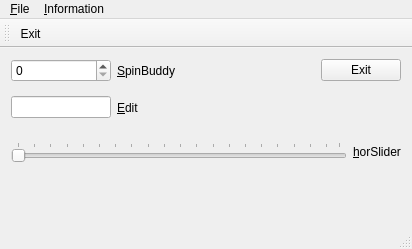
<?xml version="1.0" encoding="UTF-8"?>
<ui version="4.0">
 <class>MainWindow</class>
 <widget class="QMainWindow" name="MainWindow">
  <property name="geometry">
   <rect>
    <x>0</x>
    <y>0</y>
    <width>412</width>
    <height>249</height>
   </rect>
  </property>
  <property name="windowTitle">
   <string>Designer</string>
  </property>
  <property name="windowIcon">
   <iconset resource="myimages.qrc">
    <normaloff>:/MyImages/Images_lab3/iconInfo.ico</normaloff>:/MyImages/Images_lab3/iconInfo.ico</iconset>
  </property>
  <widget class="QWidget" name="centralWidget">
   <layout class="QGridLayout" name="gridLayout">
    <item row="0" column="0">
     <layout class="QHBoxLayout" name="horizontalLayout_2">
      <item>
       <widget class="QSpinBox" name="spinBox">
        <property name="maximumSize">
         <size>
          <width>100</width>
          <height>16777215</height>
         </size>
        </property>
       </widget>
      </item>
      <item>
       <widget class="QLabel" name="label">
        <property name="text">
         <string>&amp;SpinBuddy</string>
        </property>
        <property name="buddy">
         <cstring>spinBox</cstring>
        </property>
       </widget>
      </item>
     </layout>
    </item>
    <item row="1" column="0">
     <layout class="QHBoxLayout" name="horizontalLayout">
      <item>
       <widget class="QLineEdit" name="lineEdit">
        <property name="maximumSize">
         <size>
          <width>100</width>
          <height>16777215</height>
         </size>
        </property>
       </widget>
      </item>
      <item>
       <widget class="QLabel" name="label_2">
        <property name="text">
         <string>&amp;Edit</string>
        </property>
        <property name="buddy">
         <cstring>lineEdit</cstring>
        </property>
       </widget>
      </item>
     </layout>
    </item>
    <item row="0" column="1">
     <widget class="QPushButton" name="pushButton">
      <property name="text">
       <string>Exit</string>
      </property>
      <property name="icon">
       <iconset resource="myimages.qrc">
        <normaloff>:/MyImages/Images_lab3/Disney_42.png</normaloff>:/MyImages/Images_lab3/Disney_42.png</iconset>
      </property>
     </widget>
    </item>
    <item row="3" column="0" colspan="2">
     <layout class="QHBoxLayout" name="horizontalLayout_3">
      <item>
       <widget class="QSlider" name="horizontalSlider">
        <property name="toolTip">
         <string comment="%">&lt;html&gt;&lt;head/&gt;&lt;body&gt;&lt;p&gt;%&lt;/p&gt;&lt;/body&gt;&lt;/html&gt;</string>
        </property>
        <property name="maximum">
         <number>99</number>
        </property>
        <property name="orientation">
         <enum>Qt::Horizontal</enum>
        </property>
        <property name="tickPosition">
         <enum>QSlider::TicksAbove</enum>
        </property>
        <property name="tickInterval">
         <number>5</number>
        </property>
       </widget>
      </item>
      <item>
       <widget class="QLabel" name="label_3">
        <property name="text">
         <string>&amp;horSlider</string>
        </property>
        <property name="buddy">
         <cstring>horizontalSlider</cstring>
        </property>
       </widget>
      </item>
     </layout>
    </item>
    <item row="4" column="0" colspan="2">
     <widget class="MyPicture" name="widget" native="true">
      <property name="minimumSize">
       <size>
        <width>0</width>
        <height>10</height>
       </size>
      </property>
     </widget>
    </item>
   </layout>
  </widget>
  <widget class="QMenuBar" name="menuBar">
   <property name="geometry">
    <rect>
     <x>0</x>
     <y>0</y>
     <width>412</width>
     <height>20</height>
    </rect>
   </property>
   <widget class="QMenu" name="menu_File">
    <property name="title">
     <string>&amp;File</string>
    </property>
    <addaction name="action_Exit"/>
   </widget>
   <widget class="QMenu" name="menuInformation">
    <property name="title">
     <string>&amp;Information</string>
    </property>
    <addaction name="action_About"/>
   </widget>
   <addaction name="menu_File"/>
   <addaction name="menuInformation"/>
  </widget>
  <widget class="QToolBar" name="mainToolBar">
   <attribute name="toolBarArea">
    <enum>TopToolBarArea</enum>
   </attribute>
   <attribute name="toolBarBreak">
    <bool>false</bool>
   </attribute>
   <addaction name="action_Exit"/>
  </widget>
  <widget class="QStatusBar" name="statusBar"/>
  <action name="action_Exit">
   <property name="checkable">
    <bool>true</bool>
   </property>
   <property name="icon">
    <iconset resource="myimages.qrc">
     <normaloff>:/MyImages/Images_lab3/Disney_42.png</normaloff>:/MyImages/Images_lab3/Disney_42.png</iconset>
   </property>
   <property name="text">
    <string>&amp;Exit</string>
   </property>
   <property name="toolTip">
    <string>Выход</string>
   </property>
   <property name="shortcut">
    <string>Ctrl+E</string>
   </property>
  </action>
  <action name="action_About">
   <property name="text">
    <string>&amp;About</string>
   </property>
  </action>
 </widget>
 <layoutdefault spacing="6" margin="11"/>
 <customwidgets>
  <customwidget>
   <class>MyPicture</class>
   <extends>QWidget</extends>
   <header>mypicture.h</header>
   <container>1</container>
   <slots>
    <signal>mySignalScaleChanged(QString)</signal>
    <slot>scaleChanged(int)</slot>
   </slots>
  </customwidget>
 </customwidgets>
 <resources>
  <include location="myimages.qrc"/>
 </resources>
 <connections>
  <connection>
   <sender>spinBox</sender>
   <signal>valueChanged(int)</signal>
   <receiver>horizontalSlider</receiver>
   <slot>setValue(int)</slot>
   <hints>
    <hint type="sourcelabel">
     <x>56</x>
     <y>75</y>
    </hint>
    <hint type="destinationlabel">
     <x>64</x>
     <y>156</y>
    </hint>
   </hints>
  </connection>
  <connection>
   <sender>horizontalSlider</sender>
   <signal>valueChanged(int)</signal>
   <receiver>spinBox</receiver>
   <slot>setValue(int)</slot>
   <hints>
    <hint type="sourcelabel">
     <x>91</x>
     <y>156</y>
    </hint>
    <hint type="destinationlabel">
     <x>77</x>
     <y>81</y>
    </hint>
   </hints>
  </connection>
  <connection>
   <sender>pushButton</sender>
   <signal>clicked(bool)</signal>
   <receiver>MainWindow</receiver>
   <slot>close()</slot>
   <hints>
    <hint type="sourcelabel">
     <x>345</x>
     <y>83</y>
    </hint>
    <hint type="destinationlabel">
     <x>304</x>
     <y>41</y>
    </hint>
   </hints>
  </connection>
  <connection>
   <sender>lineEdit</sender>
   <signal>textChanged(QString)</signal>
   <receiver>MainWindow</receiver>
   <slot>setEditChanged(QString)</slot>
   <hints>
    <hint type="sourcelabel">
     <x>98</x>
     <y>118</y>
    </hint>
    <hint type="destinationlabel">
     <x>186</x>
     <y>76</y>
    </hint>
   </hints>
  </connection>
  <connection>
   <sender>spinBox</sender>
   <signal>valueChanged(QString)</signal>
   <receiver>lineEdit</receiver>
   <slot>setText(QString)</slot>
   <hints>
    <hint type="sourcelabel">
     <x>23</x>
     <y>81</y>
    </hint>
    <hint type="destinationlabel">
     <x>28</x>
     <y>118</y>
    </hint>
   </hints>
  </connection>
  <connection>
   <sender>MainWindow</sender>
   <signal>mySignal(int)</signal>
   <receiver>horizontalSlider</receiver>
   <slot>setValue(int)</slot>
   <hints>
    <hint type="sourcelabel">
     <x>323</x>
     <y>148</y>
    </hint>
    <hint type="destinationlabel">
     <x>247</x>
     <y>156</y>
    </hint>
   </hints>
  </connection>
  <connection>
   <sender>horizontalSlider</sender>
   <signal>valueChanged(int)</signal>
   <receiver>widget</receiver>
   <slot>scaleChanged(int)</slot>
   <hints>
    <hint type="sourcelabel">
     <x>158</x>
     <y>158</y>
    </hint>
    <hint type="destinationlabel">
     <x>154</x>
     <y>201</y>
    </hint>
   </hints>
  </connection>
  <connection>
   <sender>action_Exit</sender>
   <signal>triggered()</signal>
   <receiver>MainWindow</receiver>
   <slot>close()</slot>
   <hints>
    <hint type="sourcelabel">
     <x>-1</x>
     <y>-1</y>
    </hint>
    <hint type="destinationlabel">
     <x>205</x>
     <y>124</y>
    </hint>
   </hints>
  </connection>
  <connection>
   <sender>pushButton</sender>
   <signal>clicked()</signal>
   <receiver>action_Exit</receiver>
   <slot>trigger()</slot>
   <hints>
    <hint type="sourcelabel">
     <x>362</x>
     <y>79</y>
    </hint>
    <hint type="destinationlabel">
     <x>-1</x>
     <y>-1</y>
    </hint>
   </hints>
  </connection>
  <connection>
   <sender>widget</sender>
   <signal>mySignalScaleChanged(QString)</signal>
   <receiver>statusBar</receiver>
   <slot>showMessage(QString)</slot>
   <hints>
    <hint type="sourcelabel">
     <x>310</x>
     <y>194</y>
    </hint>
    <hint type="destinationlabel">
     <x>293</x>
     <y>241</y>
    </hint>
   </hints>
  </connection>
 </connections>
 <slots>
  <signal>mySignal(int)</signal>
  <slot>setEditChanged(QString)</slot>
 </slots>
</ui>
